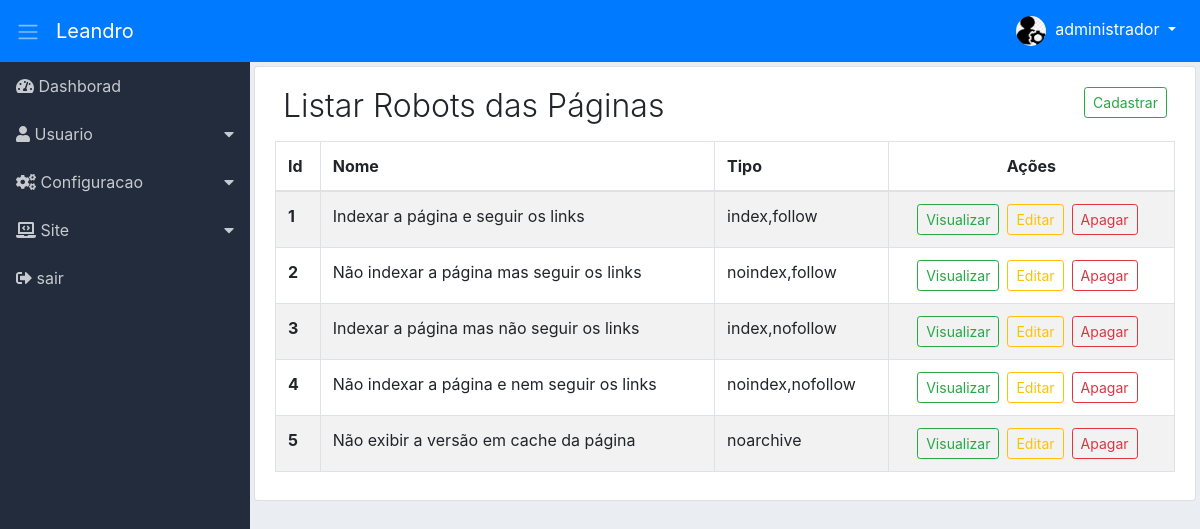
/adm/list-robots/list-info-robots (signed in), run on the app's committed database.
### tables this page shows
CREATE TABLE `adms_niveis_acessos_paginas` (
  `id` int(11) NOT NULL,
  `permissao` int(11) NOT NULL,
  `ordem` int(11) NOT NULL,
  `dropdown` int(11) NOT NULL DEFAULT 2,
  `lib_menu` int(11) NOT NULL DEFAULT 2,
  `adms_menu_id` int(11) NOT NULL DEFAULT 4,
  `adms_niveis_acesso_id` int(11) NOT NULL,
  `adms_pagina_id` int(11) NOT NULL,
  `created` datetime NOT NULL,
  `modified` datetime DEFAULT NULL
);

CREATE TABLE `adms_menus` (
  `id` int(11) NOT NULL,
  `nome` varchar(220) NOT NULL,
  `icone` varchar(40) NOT NULL,
  `ordem` int(11) NOT NULL,
  `adms_situacao_id` int(11) NOT NULL,
  `created` datetime NOT NULL,
  `modified` datetime DEFAULT NULL
);

CREATE TABLE `sts_robots` (
  `id` int(11) NOT NULL,
  `nome` varchar(220) NOT NULL,
  `tipo` varchar(40) NOT NULL,
  `created` datetime NOT NULL,
  `modified` datetime DEFAULT NULL
);

### adm/module/site/Controllers/ListRobots.php (called while the page is built, shortened)
<?php
class ListRobots
{
    private $dados;
    public function listInfoRobots($pageId = null)
    {
        $button = [
            'cadRobots' => [
                'menu_controller' => 'register-new-robots',
                'menu_metodo' => 'register-info-robots'],
            'viewRobots' => [
                'menu_controller' => 'view-info-robots',
                'menu_metodo' => 'detail-info-robots'],
            'editRobots' => [
                'menu_controller' => 'edit-robots',
                'menu_metodo' => 'edit-info-robots'],
            'deleteRobots' => [
                'menu_controller' => 'delete-robots',
                'menu_metodo' => 'remove-robots']
        ];
        $listButton = new \Module\administrative\Models\AdmsButton();
        $this->dados['buttonsRobots'] = $listButton->validateButton($button);
        $listMenu = new \Module\administrative\Models\AdmsMenu();
        $this->dados['menu'] = $listMenu->itemMenu();
        $listRobots = new \Module\site\Models\StsListRobots();
        $this->dados['listRobots'] = $listRobots->listInfoRobots($pageId);
        $this->dados['pagination'] = $listRobots->getResultPg();
        $loadView = new \Config\ConfigView("site/Views/robots/listRobots", $this->dados);
        $loadView->renderView();
    }
}

### adm/module/administrative/Models/helper/AdmsRead.php (called while the page is built, shortened)
<?php
class AdmsRead extends AdmsConn
{
    private $select;
    private $values;
    private $result;
    private $query;
    function getResult()
    {
        return $this->result;
    }
    public function fullRead($query, $parseString = null)
    {
        $this->select = (string) $query;
        if (!empty($parseString)) {
            parse_str($parseString, $this->values);
        }
        $this->exeInstruction();
    }
    private function exeInstruction()
    {
        $this->conection();
        try {
            $this->getInstruction();
            $this->query->execute();
            $this->result = $this->query->fetchAll();
        } catch (Exception $exc) {
            $this->result = null;
        }
    }
    private function conection()
    {
        $this->conn = parent::getConn();
        $this->query = $this->conn->prepare($this->select);
        $this->query->setFetchMode(PDO::FETCH_ASSOC);
    }
    private function getInstruction()
    {
        if ($this->values) {
            foreach ($this->values as $Link => $Valor) {
                if ($Link == 'limit' || $Link == 'offset') {
                    $Valor = (int) $Valor;
                }
                $this->query->bindValue(":{$Link}", $Valor,
                        (is_int($Valor) ? PDO::PARAM_INT : PDO::PARAM_STR));
            }
        }
    }
}

### adm/module/administrative/Models/helper/AdmsConn.php (called while the page is built, shortened)
<?php
class AdmsConn
{
    public static $host = HOST;
    public static $Uuser = USER;
    public static $pass = PASS;
    public static $dbname = DBNAME;
    private static $connect = null;
    private static function connect()
    {
        try {
            if (self::$connect == null) {
                self::$connect = new PDO('mysql:host=' .self::$host . ';dbname='
                . self::$dbname, self::$Uuser, self::$pass);
            }
        } catch (Exception $exc) {
            echo 'mensagem: ' . $exc->getMessage();
            die;
        }
        return self::$connect;
    }
    public function getConn()
    {
        return self::connect();
    }
}

### adm/module/administrative/Models/AdmsMenu.php (called while the page is built, shortened)
<?php
class AdmsMenu
{
    public function itemMenu()
    {
        $listMenu = new \Module\administrative\Models\helper\AdmsRead();
        $listMenu->fullRead(
                "SELECT
                    nivpg.dropdown,
                    men.id id_menu,
                    men.nome nome_menu,
                    men.icone icone_menu,
                    pg.id id_pg,
                    pg.menu_controller pg_controller,
                    pg.menu_metodo pg_metodo,
                    pg.nome_pagina pg_nome,
                    pg.icone pg_icon
                FROM
                    adms_niveis_acessos_paginas nivpg
                INNER JOIN
                    adms_menus men
                    ON men.id = nivpg.adms_menu_id
                INNER JOIN
                    adms_paginas pg
                    ON pg.id = nivpg.adms_pagina_id
                WHERE
                    nivpg.adms_niveis_acesso_id =:adms_niveis_acesso_id
                    AND nivpg.permissao =:permissao
                    AND nivpg.lib_menu =:lib_menu
                ORDER BY
                    men.ordem, nivpg.ordem ASC",
                "adms_niveis_acesso_id=" . $_SESSION['userAccessLevel'] . "&permissao=1&lib_menu=1");
        $this->result = $listMenu->getResult();
        return $this->result;
    }
}

### adm/module/site/Models/StsListRobots.php (called while the page is built, shortened)
<?php
class StsListRobots
{
    private $limitResult = 10;
    public function listInfoRobots($pageId = null)
    {
        $this->pageId = (int) $pageId;
        $pagination = new \Module\administrative\Models\helper\AdmsPagination(
                URLADM . 'list-robots/list-info-robots');
        $pagination->condition($this->pageId, $this->limitResult);
        $pagination->pagination("SELECT COUNT(id) numResult FROM sts_robots");
        $listRobots = new \Module\administrative\Models\helper\AdmsRead();
        $listRobots->fullRead(
                "SELECT *
                FROM sts_robots
                ORDER BY id ASC
                LIMIT :limit
                OFFSET :offset",
                "limit={$this->limitResult}&offset={$pagination->getOffSet()}");
        $this->result = $listRobots->getResult();
        return $this->result;
    }
}

### adm/module/administrative/Models/helper/AdmsPagination.php (called while the page is built, shortened)
<?php
class AdmsPagination
{
    private $limitResult;
    private $offSet;
    private $result;
    function getResult()
    {
        return $this->result;
    }
    function getOffSet()
    {
        return $this->offSet;
    }
    public function condition($page, $limitResult)
    {
        $this->page = (int) $page ? $page : 1;
        $this->limitResult = (int) $limitResult;
        $this->offSet = ($this->page * $this->limitResult) - $this->limitResult;
    }
    public function pagination($query, $parseString = null)
    {
        $this->query = (string) $query;
        $this->parseString = (string) $parseString;
        $count = new \Module\administrative\Models\helper\AdmsRead();
        $count->fullRead($this->query, $this->parseString);
        $this->resultDb = $count->getResult();
        if ($this->resultDb[0]['numResult'] > $this->limitResult) {
            $this->instructionPagination();
        } else {
            $this->result = null;
        }
    }
}

### adm/module/site/Views/robots/listRobots.php (the view, shortened to what this page needs)
<div class="content p-1">
    <div class="list-group-item">
        <div class="d-flex">
            <div class="mr-auto p-2">
                <h2 class="display-4 titulo">Listar Robots das Páginas</h2>
            </div>
            <?php
            if ($this->dados['buttonsRobots']['cadRobots']) {
                echo "<a href='" . URLADM . "register-new-robots/register-info-robots'>
                    <div class='p-2'>
                        <button class='btn btn-outline-success btn-sm'>Cadastrar</button>
                    </div>
                </a>";
            }
            ?>
        </div>
        <div class="table-responsive">
            <table class="table table-hover table-striped table-bordered">
                <thead>
                    <tr>
                        <th>Id</th>
                        <th>Nome</th>
                        <th class="d-none d-sm-table-cell">Tipo</th>
                        <th class="text-center">Ações</th>
                    </tr>
                </thead>
                <tbody>
                    <?php
                    foreach ($this->dados['listRobots'] as $robots) {
                        extract($robots);
                        ?>
                        <tr>
                            <th><?php echo $id; ?></th>
                            <td><?php echo $nome; ?></td>
                            <td><?php echo $tipo; ?></td>
                            <td class="text-center">
                                <span class="d-none d-md-block">
                                    <?php
                                    if ($this->dados['buttonsRobots']['viewRobots']) {
                                        echo "<a href='" . URLADM . "view-info-robots/detail-info-robots/$id'
                                            class='btn btn-outline-success btn-sm mr-2'>Visualizar
                                         </a>";
                                    }
                                    if ($this->dados['buttonsRobots']['editRobots']) {
                                        echo "<a href='" . URLADM . "edit-robots/edit-info-robots/$id'
                                            class='btn btn-outline-warning btn-sm mr-2'>Editar
                                         </a>";
                                    }
                                    if ($this->dados['buttonsRobots']['deleteRobots']) {
                                        echo "<a href='" . URLADM . "delete-robots/remove-robots/$id'
                                            class='btn btn-outline-danger btn-sm mr-2'
                                            data-confirm='Tem certeza que deseja apagar robots ?'>
                                             Apagar
                                         </a>";
                                    }
                                    ?>
                                </span>
                            </td>
                        </tr>
                        <?php
                    }
                    ?>
                </tbody>
            </table>
        </div>
    </div>
</div>

### adm/module/administrative/Views/include/sidebar.php (shortened to what this page needs)
<div class="d-flex bd-highlight">
<nav class="sidebar">
    <ul class="list-unstyled">
        <?php
        $contDropdown = 0;
        $controDropFech = 0;
        foreach ($this->dados['menu'] as $menu) {
            extract($menu);
            if ($dropdown == 1) {
                if ($contDropdown != $id_menu) {
                    if (($controDropFech == 1) && ($contDropdown != 0)) {
                        echo "</ul></li>";
                        $controDropFech = 0;
                    }
                    echo "<li>
                        <a href='#submenu" . $id_menu . "' data-toggle='collapse'>
                            <i class='" . $icone_menu . "'></i> " . $nome_menu . "
                        </a>
                        <ul class='list-unstyled collapse' id='submenu" . $id_menu . "'>";
                    $contDropdown = $id_menu;
                }
                $controDropFech = 1;
            } else {
                if ($controDropFech == 1) {
                    echo "</ul></li>";
                    $controDropFech = 0;
                }
                echo "<li>
                        <a href='" . URLADM . $pg_controller . "/" . $pg_metodo . "'>
                        <i class='" . $icone_menu . "'></i> " . $nome_menu . "</a>
                    </li>";
            }
        }
        ?>
    </ul>
</nav>

### adm/assets/css/dashboard.css (style rules this page uses)
body { background-color: #EAEEF3; }
.sidebar { background-color: #222C3C; min-width: 250px; max-width: 250px; min-height: calc(100vh - 56px); transition: all 0.3s; }
.sidebar ul li a { display: block; padding: 0.75rem 1rem; color: #C7CACE; text-decoration: none; }
.sidebar [data-toggle="collapse"] { position: relative; }
.sidebar [data-toggle="collapse"]:before { content: "\f0d7"; font-family: "Font Awesome 5 Free"; font-weight: 900; position: absolute; right: 1rem; }
.content { width: 100%; }
.titulo { font-size: 2.0rem !important; }

### data on the page
adms_niveis_acessos_paginas: adms_menu.nome "Dashborad"
adms_niveis_acessos_paginas: adms_menu.nome "Usuario"
adms_niveis_acessos_paginas: adms_menu.nome "Configuracao"
adms_niveis_acessos_paginas: adms_menu.nome "Site"
adms_niveis_acessos_paginas: adms_menu.nome "sair"
sts_robots: id "1", nome "Indexar a página e seguir os links", tipo "index,follow"
sts_robots: id "2", nome "Não indexar a página mas seguir os links", tipo "noindex,follow"
sts_robots: id "3", nome "Indexar a página mas não seguir os links", tipo "index,nofollow"
sts_robots: id "4", nome "Não indexar a página e nem seguir os links", tipo "noindex,nofollow"
sts_robots: id "5", nome "Não exibir a versão em cache da página", tipo "noarchive"

### other printed values
$nomeUser[0] "administrador"
